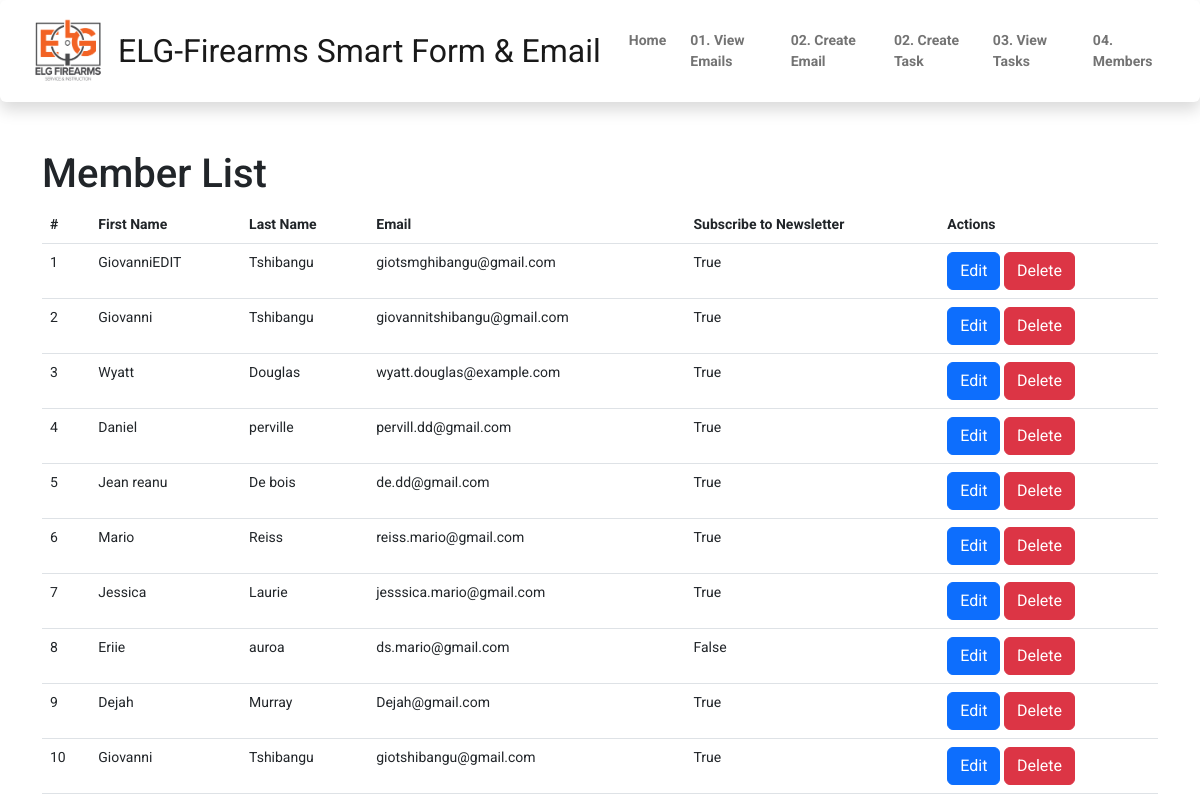
Screenshot of /master/view_members with the database file from the repository.
### smart_formApp/models.py (models this page shows, shortened)
class User(models.Model):
    first_name = models.CharField(max_length=100)
    last_name = models.CharField(max_length=100)
    email = models.EmailField()
    email_agreements = models.BooleanField(default=True)
    subscribe_to_newsletter = models.BooleanField(default=False,blank=True)
    created_at = models.DateTimeField(auto_now_add=True)

### smart_emailApp/views.py (the view)
# urls.py: path('view_members', views.member_view, name='view_members'),
def member_view(request):
    limit = 100
    users = User.objects.all()[:limit]
    return render(request, 'smartemail/member_view.html', {'users': users})

### templates/smartemail/member_view.html
{% extends "nav.html" %}
{% load static %}
{% block navbar %}
    <div class="container mt-3">
        <h1>Member List</h1>
        <table class="table">
            <thead>
                <tr>
                    <th>#</th>
                    <th>First Name</th>
                    <th>Last Name</th>
                    <th>Email</th>
                    <th>Subscribe to Newsletter</th>
                    <th>Actions</th>
                </tr>
            </thead>
            <tbody>
                {% for user in users %}
                    <tr>
                        <td>{{ forloop.counter }}</td>
                        <td>{{ user.first_name }}</td>
                        <td>{{ user.last_name }}</td>
                        <td>{{ user.email }}</td>
                        <td>{{ user.subscribe_to_newsletter }}</td>
                        <td>
                            <a href="{% url 'edit_user' user.id %}" class="btn btn-primary">Edit</a>
                            <a href="{% url 'delete_user' user.id %}" class="btn btn-danger">Delete</a>
                        </td>
                    </tr>
                {% empty %}
                    <tr>
                        <td colspan="7">No users found.</td>
                    </tr>
                {% endfor %}
            </tbody>
        </table>
    </div>
{% endblock %}

### static/css/base.css (style rules this page uses)
body, .navbar, .dropdown-menu { background-color: white !important; font-family: 'Roboto'; font-size: 14px; }

### rows the page displays
User: first_name "GiovanniEDIT", last_name "Tshibangu", email "giotsmghibangu@gmail.com", subscribe_to_newsletter "True"
User: first_name "Giovanni", last_name "Tshibangu", email "giovannitshibangu@gmail.com", subscribe_to_newsletter "True"
User: first_name "Wyatt", last_name "Douglas", email "wyatt.douglas@example.com", subscribe_to_newsletter "True"
User: first_name "Daniel", last_name "perville", email "pervill.dd@gmail.com", subscribe_to_newsletter "True"
User: first_name "Jean reanu", last_name "De bois", email "de.dd@gmail.com", subscribe_to_newsletter "True"
User: first_name "Mario", last_name "Reiss", email "reiss.mario@gmail.com", subscribe_to_newsletter "True"
User: first_name "Jessica", last_name "Laurie", email "jesssica.mario@gmail.com", subscribe_to_newsletter "True"
User: first_name "Eriie", last_name "auroa", email "ds.mario@gmail.com", subscribe_to_newsletter "False"
User: first_name "Dejah", last_name "Murray", email "Dejah@gmail.com", subscribe_to_newsletter "True"
User: first_name "Giovanni", last_name "Tshibangu", email "giotshibangu@gmail.com", subscribe_to_newsletter "True"
